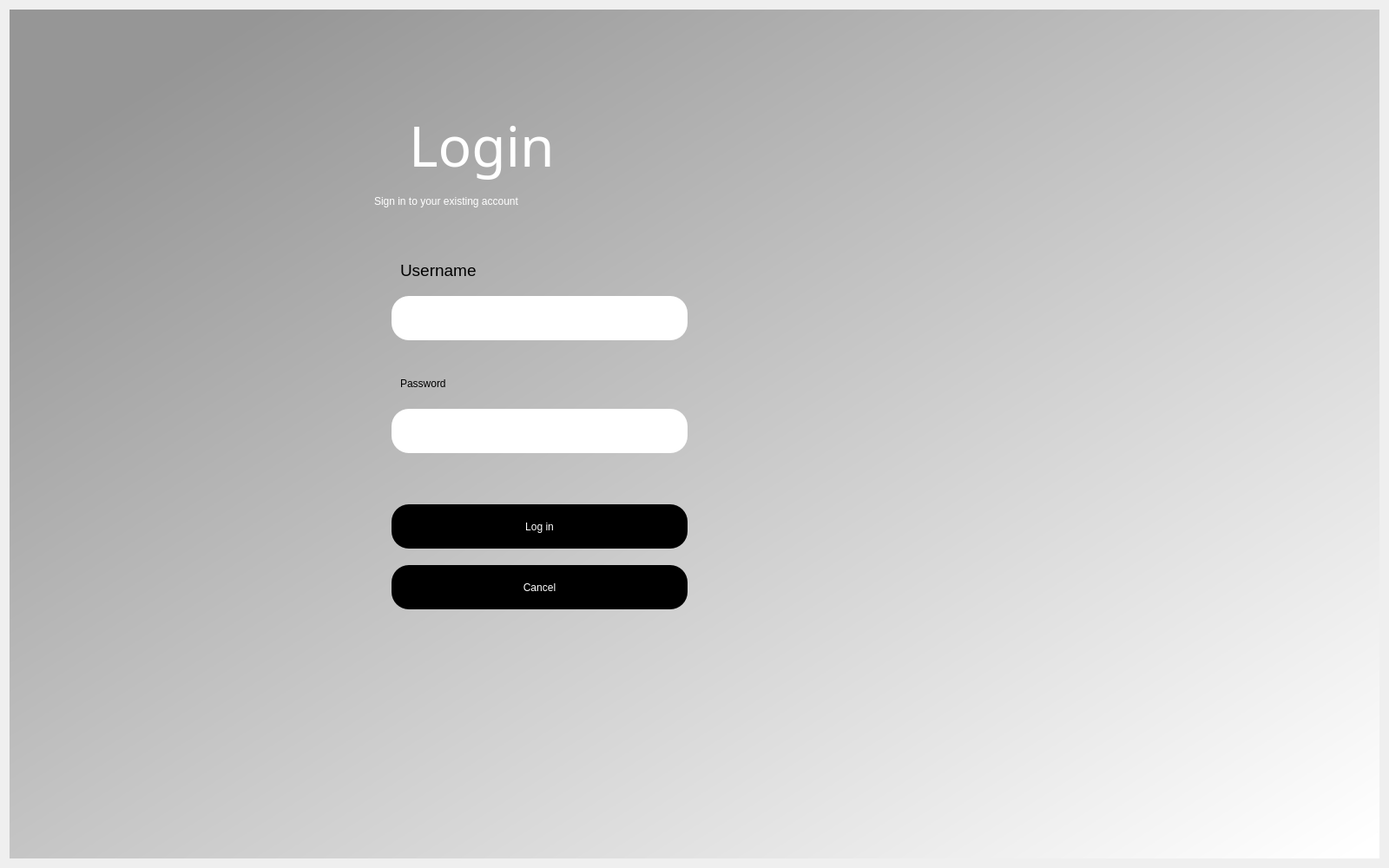
<?xml version="1.0" encoding="UTF-8"?>
<ui version="4.0">
 <class>Dialog</class>
 <widget class="QDialog" name="Dialog">
  <property name="geometry">
   <rect>
    <x>0</x>
    <y>0</y>
    <width>1600</width>
    <height>1000</height>
   </rect>
  </property>
  <property name="windowTitle">
   <string>Dialog</string>
  </property>
  <layout class="QVBoxLayout" name="verticalLayout">
   <item>
    <widget class="QWidget" name="bgwidget" native="true">
     <property name="styleSheet">
      <string notr="true">QWidget#bgwidget{
background-color:qlineargradient(spread:pad, x1:0.091, y1:0.101636, x2:0.991379, y2:0.977, stop:0 rgba(150,150,150, 255), stop:1 rgba(255, 255, 255, 255));}</string>
     </property>
     <widget class="QLabel" name="label">
      <property name="geometry">
       <rect>
        <x>460</x>
        <y>110</y>
        <width>221</width>
        <height>91</height>
       </rect>
      </property>
      <property name="font">
       <font>
        <family>Old Antic Bold</family>
        <pointsize>48</pointsize>
        <weight>50</weight>
        <italic>false</italic>
        <bold>false</bold>
       </font>
      </property>
      <property name="styleSheet">
       <string notr="true"> color:rgb(255, 255, 255)</string>
      </property>
      <property name="text">
       <string>Login</string>
      </property>
     </widget>
     <widget class="QLabel" name="label_2">
      <property name="geometry">
       <rect>
        <x>420</x>
        <y>200</y>
        <width>391</width>
        <height>41</height>
       </rect>
      </property>
      <property name="styleSheet">
       <string notr="true">font: 16pt &quot;MS Shell Dlg 2&quot;;color:rgb(255, 255, 255)</string>
      </property>
      <property name="text">
       <string>Sign in to your existing account</string>
      </property>
     </widget>
     <widget class="QPushButton" name="login">
      <property name="geometry">
       <rect>
        <x>440</x>
        <y>570</y>
        <width>341</width>
        <height>51</height>
       </rect>
      </property>
      <property name="styleSheet">
       <string notr="true">border-radius:20px;
background-color: rgb(0, 0, 0);
color: rgb(255, 255, 255);
font: 14pt &quot;MS Shell Dlg 2&quot;;</string>
      </property>
      <property name="text">
       <string>Log in</string>
      </property>
     </widget>
     <widget class="QLineEdit" name="emailfield">
      <property name="geometry">
       <rect>
        <x>440</x>
        <y>330</y>
        <width>341</width>
        <height>51</height>
       </rect>
      </property>
      <property name="styleSheet">
       <string notr="true">background-color:white;
font: 12pt &quot;MS Shell Dlg 2&quot;;
border-radius:20px;</string>
      </property>
     </widget>
     <widget class="QLineEdit" name="passwordfield">
      <property name="geometry">
       <rect>
        <x>440</x>
        <y>460</y>
        <width>341</width>
        <height>51</height>
       </rect>
      </property>
      <property name="styleSheet">
       <string notr="true">background-color:white;
font: 12pt &quot;MS Shell Dlg 2&quot;;
border-radius:20px;
</string>
      </property>
     </widget>
     <widget class="QLabel" name="label_3">
      <property name="geometry">
       <rect>
        <x>450</x>
        <y>290</y>
        <width>111</width>
        <height>21</height>
       </rect>
      </property>
      <property name="font">
       <font>
        <family>MS Shell Dlg 2</family>
        <pointsize>14</pointsize>
        <weight>50</weight>
        <italic>false</italic>
        <bold>false</bold>
       </font>
      </property>
      <property name="styleSheet">
       <string notr="true">font: 14pt &quot;MS Shell Dlg 2&quot;;</string>
      </property>
      <property name="text">
       <string>Username</string>
      </property>
     </widget>
     <widget class="QLabel" name="label_4">
      <property name="geometry">
       <rect>
        <x>450</x>
        <y>420</y>
        <width>121</width>
        <height>21</height>
       </rect>
      </property>
      <property name="styleSheet">
       <string notr="true">font: 14pt &quot;MS Shell Dlg 2&quot;;</string>
      </property>
      <property name="text">
       <string>Password</string>
      </property>
     </widget>
     <widget class="QLabel" name="error">
      <property name="geometry">
       <rect>
        <x>450</x>
        <y>530</y>
        <width>341</width>
        <height>20</height>
       </rect>
      </property>
      <property name="styleSheet">
       <string notr="true">font: 12pt &quot;MS Shell Dlg 2&quot;; color:red;</string>
      </property>
      <property name="text">
       <string/>
      </property>
     </widget>
     <widget class="QPushButton" name="CancelButton">
      <property name="geometry">
       <rect>
        <x>440</x>
        <y>640</y>
        <width>341</width>
        <height>51</height>
       </rect>
      </property>
      <property name="styleSheet">
       <string notr="true">border-radius:20px;
background-color: rgb(0, 0, 0);
color: rgb(255, 255, 255);
font: 14pt &quot;MS Shell Dlg 2&quot;;</string>
      </property>
      <property name="text">
       <string>Cancel</string>
      </property>
     </widget>
    </widget>
   </item>
  </layout>
 </widget>
 <resources/>
 <connections/>
</ui>
